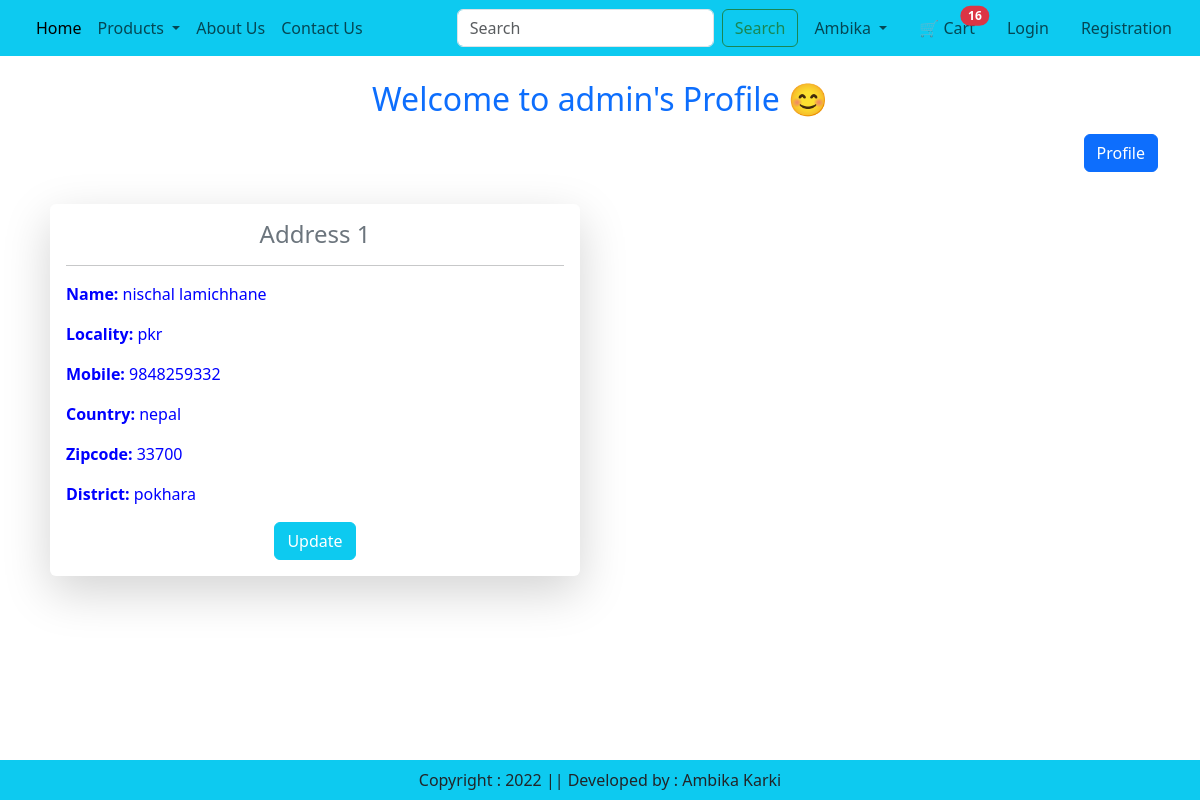
Page /detail (signed in) on the committed database.
### app/models.py (models this page shows, shortened)
class Customer(models.Model):
    user=models.ForeignKey(User,on_delete=models.CASCADE)
    name=models.CharField(max_length=200)
    locality=models.CharField(max_length=200)
    country=models.CharField(max_length=50)
    mobile=models.IntegerField(default=0)
    zipcode=models.IntegerField()
    district=models.CharField(choices=STATE_CHOICES,max_length=100)

### app/views.py (the view)
# urls.py: path('detail',views.detail,name='detail'),             #address
@login_required
def detail(request):
    form=Customer.objects.filter(user=request.user)
    car_count=0
    a=Carts.objects.filter(user=request.user)
    car_count=a.count()
    return render(request,'app/mydetail.html',locals())

### app/templates/app/mydetail.html
{% extends 'app/index.html' %}
{% load static %}
{% block main-content %}
<div class="container mt-4">
    <h2 class="text-center text-primary">Welcome to {{ request.user }}'s Profile 😊</h2>
    <div class="d-flex justify-content-end mt-3">
        <a href="{% url 'profile' %}" class="btn btn-primary">Profile</a>
    </div>
    <div class="row mt-4">
        {% for im in form %}
        <div class="col-md-6">
            <div class="card shadow-lg border-0 m-2">
                <div class="card-body">
                    <h4 class="text-center text-secondary">Address {{ forloop.counter }}</h4>
                    <hr>
                    <p><strong>Name:</strong> {{ im.name }}</p>
                    <p><strong>Locality:</strong> {{ im.locality }}</p>
                    <p><strong>Mobile:</strong> {{ im.mobile }}</p>
                    <p><strong>Country:</strong> {{ im.country }}</p>
                    <p><strong>Zipcode:</strong> {{ im.zipcode }}</p>
                    <p><strong>District:</strong> {{ im.district }}</p>
                    <div class="text-center mt-3">
                        <a href="{% url 'update' pk=im.id %}" class="btn btn-info text-white">Update</a>
                    </div>
                </div>
            </div>
        </div>
        {% empty %}
        <p class="text-center text-danger">No address records found.</p>
        {% endfor %}
    </div>
</div>
{% endblock main-content %}

### app/static/app/css/style.css (style rules this page uses)
p { color:blue; }

### rows in the picture
Customer: name "nischal lamichhane", locality "pkr", mobile "9848259332", country "nepal", zipcode "33700", district "pokhara"

### other values in the picture
{{ car_count }} "16"
{{ request.user }} "admin"
